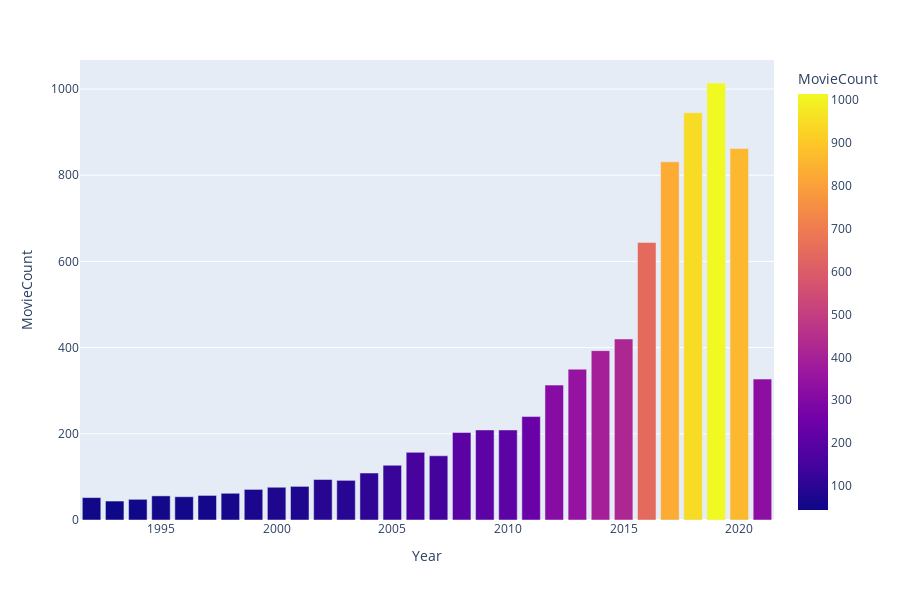

Source (notebook cell):
### Code cell
fig = px.bar(yearly_movie_count[:30], x='Year', y='MovieCount', color='MovieCount', height=600) #bar graph on movie production with respect to year
fig.show()

### Figure 1 — Plotly figure (JSON) as saved in the notebook; plotly's stock layout.template omitted (floating-point values rounded to 4 significant figures)
{"data": [{"alignmentgroup": "True", "hovertemplate": "Year=%{x}<br>MovieCount=%{marker.color}<extra></extra>", "legendgroup": "", "marker": {"color": [1014, 945, 862, 831, 644, 420, 393, 350, 327, 313, 240, 209, 209, 203, 157, 149, 127, 109, 94, 92, 78, 76, 71, 62, 57, 56, 54, 52, 48, 44], "coloraxis": "coloraxis", "pattern": {"shape": ""}}, "name": "", "offsetgroup": "", "orientation": "v", "showlegend": false, "textposition": "auto", "type": "bar", "x": [2019, 2018, 2020, 2017, 2016, 2015, 2014, 2013, 2021, 2012, 2011, 2010, 2009, 2008, 2006, 2007, 2005, 2004, 2002, 2003, 2001, 2000, 1999, 1998, 1997, 1995, 1996, 1992, 1994, 1993], "xaxis": "x", "y": [1014, 945, 862, 831, 644, 420, 393, 350, 327, 313, 240, 209, 209, 203, 157, 149, 127, 109, 94, 92, 78, 76, 71, 62, 57, 56, 54, 52, 48, 44], "yaxis": "y"}], "layout": {"barmode": "relative", "coloraxis": {"colorbar": {"title": {"text": "MovieCount"}}, "colorscale": [[0, "#0d0887"], [0.1111, "#46039f"], [0.2222, "#7201a8"], [0.3333, "#9c179e"], [0.4444, "#bd3786"], [0.5556, "#d8576b"], [0.6667, "#ed7953"], [0.7778, "#fb9f3a"], [0.8889, "#fdca26"], [1, "#f0f921"]]}, "height": 600, "legend": {"tracegroupgap": 0}, "margin": {"t": 60}, "xaxis": {"anchor": "y", "domain": [0, 1], "title": {"text": "Year"}}, "yaxis": {"anchor": "x", "domain": [0, 1], "title": {"text": "MovieCount"}}}}
